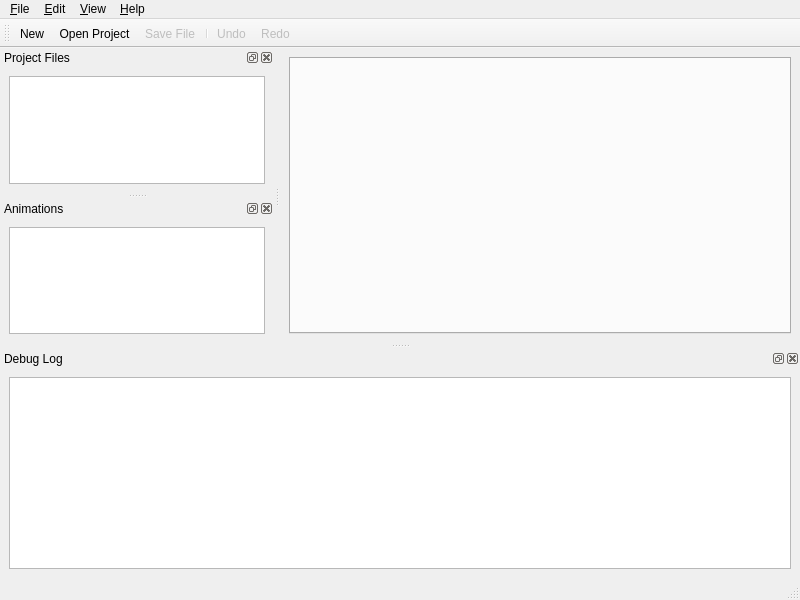
<?xml version="1.0" encoding="UTF-8"?>
<ui version="4.0">
 <class>MainWindow</class>
 <widget class="QMainWindow" name="MainWindow">
  <property name="geometry">
   <rect>
    <x>0</x>
    <y>0</y>
    <width>800</width>
    <height>600</height>
   </rect>
  </property>
  <property name="windowTitle">
   <string>Wombat Editor</string>
  </property>
  <property name="windowIcon">
   <iconset resource="rsrc.qrc">
    <normaloff>:/img/img/box.png</normaloff>:/img/img/box.png</iconset>
  </property>
  <property name="layoutDirection">
   <enum>Qt::LeftToRight</enum>
  </property>
  <property name="tabShape">
   <enum>QTabWidget::Rounded</enum>
  </property>
  <property name="dockOptions">
   <set>QMainWindow::AllowTabbedDocks|QMainWindow::AnimatedDocks</set>
  </property>
  <widget class="QWidget" name="centralwidget">
   <layout class="QHBoxLayout" name="horizontalLayout_2">
    <item>
     <widget class="QTabWidget" name="tabWidget">
      <property name="currentIndex">
       <number>-1</number>
      </property>
      <property name="documentMode">
       <bool>false</bool>
      </property>
      <property name="tabsClosable">
       <bool>true</bool>
      </property>
      <property name="movable">
       <bool>true</bool>
      </property>
     </widget>
    </item>
   </layout>
  </widget>
  <widget class="QStatusBar" name="statusbar"/>
  <widget class="QDockWidget" name="dockProjectFiles">
   <property name="windowIcon">
    <iconset>
     <normaloff>:/img/box.png</normaloff>:/img/box.png</iconset>
   </property>
   <property name="features">
    <set>QDockWidget::AllDockWidgetFeatures</set>
   </property>
   <property name="windowTitle">
    <string>Project Files</string>
   </property>
   <attribute name="dockWidgetArea">
    <number>1</number>
   </attribute>
   <widget class="QWidget" name="dockWidgetContents">
    <layout class="QVBoxLayout" name="verticalLayout">
     <item>
      <widget class="QTreeView" name="fileList">
       <property name="contextMenuPolicy">
        <enum>Qt::CustomContextMenu</enum>
       </property>
       <property name="dragEnabled">
        <bool>true</bool>
       </property>
       <property name="dragDropOverwriteMode">
        <bool>true</bool>
       </property>
       <property name="dragDropMode">
        <enum>QAbstractItemView::InternalMove</enum>
       </property>
       <property name="defaultDropAction">
        <enum>Qt::MoveAction</enum>
       </property>
      </widget>
     </item>
    </layout>
   </widget>
  </widget>
  <widget class="QToolBar" name="toolBar">
   <property name="windowTitle">
    <string>Tool Bar</string>
   </property>
   <attribute name="toolBarArea">
    <enum>TopToolBarArea</enum>
   </attribute>
   <attribute name="toolBarBreak">
    <bool>false</bool>
   </attribute>
   <addaction name="actionNewMenu"/>
   <addaction name="actionOpenProject"/>
   <addaction name="actionSave"/>
   <addaction name="separator"/>
   <addaction name="actionUndo"/>
   <addaction name="actionRedo"/>
  </widget>
  <widget class="QMenuBar" name="menubar">
   <property name="geometry">
    <rect>
     <x>0</x>
     <y>0</y>
     <width>800</width>
     <height>22</height>
    </rect>
   </property>
   <widget class="QMenu" name="menuFile">
    <property name="title">
     <string>&amp;File</string>
    </property>
    <addaction name="actionNewMenu"/>
    <addaction name="actionOpenProject"/>
    <addaction name="actionSave"/>
    <addaction name="actionSaveAll"/>
    <addaction name="actionQuit"/>
   </widget>
   <widget class="QMenu" name="menuHelp">
    <property name="title">
     <string>&amp;Help</string>
    </property>
    <addaction name="actionAbout"/>
   </widget>
   <widget class="QMenu" name="menuWindow">
    <property name="title">
     <string>&amp;View</string>
    </property>
    <addaction name="actionProjectFiles"/>
    <addaction name="actionAnimationEditor"/>
    <addaction name="actionDebugLog"/>
   </widget>
   <widget class="QMenu" name="menuEdit">
    <property name="title">
     <string>&amp;Edit</string>
    </property>
    <addaction name="actionUndo"/>
    <addaction name="actionRedo"/>
   </widget>
   <addaction name="menuFile"/>
   <addaction name="menuEdit"/>
   <addaction name="menuWindow"/>
   <addaction name="menuHelp"/>
  </widget>
  <widget class="QDockWidget" name="dockAnimationEditor">
   <property name="features">
    <set>QDockWidget::AllDockWidgetFeatures</set>
   </property>
   <property name="windowTitle">
    <string>Animations</string>
   </property>
   <attribute name="dockWidgetArea">
    <number>1</number>
   </attribute>
   <widget class="QWidget" name="dockWidgetContents_2">
    <layout class="QHBoxLayout" name="horizontalLayout">
     <item>
      <widget class="QTreeView" name="treeView"/>
     </item>
    </layout>
   </widget>
  </widget>
  <widget class="QDockWidget" name="dockDebug">
   <property name="minimumSize">
    <size>
     <width>450</width>
     <height>200</height>
    </size>
   </property>
   <property name="baseSize">
    <size>
     <width>150</width>
     <height>100</height>
    </size>
   </property>
   <property name="floating">
    <bool>true</bool>
   </property>
   <property name="windowTitle">
    <string>Debug Log</string>
   </property>
   <attribute name="dockWidgetArea">
    <number>8</number>
   </attribute>
   <widget class="QWidget" name="dockWidgetContents_6">
    <layout class="QHBoxLayout" name="horizontalLayout_3">
     <item>
      <widget class="QListWidget" name="listDebugLog"/>
     </item>
    </layout>
   </widget>
  </widget>
  <action name="actionSave">
   <property name="enabled">
    <bool>false</bool>
   </property>
   <property name="text">
    <string>&amp;Save File</string>
   </property>
   <property name="toolTip">
    <string>Save</string>
   </property>
   <property name="shortcut">
    <string>Ctrl+S</string>
   </property>
  </action>
  <action name="actionQuit">
   <property name="text">
    <string>&amp;Quit</string>
   </property>
   <property name="shortcut">
    <string>Ctrl+Q</string>
   </property>
  </action>
  <action name="actionNewMenu">
   <property name="text">
    <string>&amp;New...</string>
   </property>
   <property name="toolTip">
    <string>New...</string>
   </property>
   <property name="shortcut">
    <string>Ctrl+N</string>
   </property>
  </action>
  <action name="actionSaveAll">
   <property name="text">
    <string>Save &amp;All</string>
   </property>
   <property name="toolTip">
    <string>Save All</string>
   </property>
  </action>
  <action name="actionAbout">
   <property name="text">
    <string>&amp;About</string>
   </property>
  </action>
  <action name="actionProjectFiles">
   <property name="checkable">
    <bool>true</bool>
   </property>
   <property name="checked">
    <bool>true</bool>
   </property>
   <property name="text">
    <string>&amp;Project Files</string>
   </property>
   <property name="shortcut">
    <string>Ctrl+1</string>
   </property>
  </action>
  <action name="actionOpenProject">
   <property name="text">
    <string>&amp;Open Project</string>
   </property>
   <property name="shortcut">
    <string>Ctrl+O</string>
   </property>
  </action>
  <action name="actionUndo">
   <property name="enabled">
    <bool>false</bool>
   </property>
   <property name="text">
    <string>&amp;Undo</string>
   </property>
   <property name="shortcut">
    <string>Ctrl+Z</string>
   </property>
  </action>
  <action name="actionRedo">
   <property name="enabled">
    <bool>false</bool>
   </property>
   <property name="text">
    <string>&amp;Redo</string>
   </property>
   <property name="shortcut">
    <string>Ctrl+Y</string>
   </property>
  </action>
  <action name="actionClose_Tab">
   <property name="text">
    <string>Close Tab</string>
   </property>
   <property name="shortcut">
    <string>Ctrl+F4</string>
   </property>
  </action>
  <action name="actionAnimationEditor">
   <property name="checkable">
    <bool>true</bool>
   </property>
   <property name="checked">
    <bool>false</bool>
   </property>
   <property name="text">
    <string>&amp;Animation Editor</string>
   </property>
   <property name="shortcut">
    <string>Ctrl+2</string>
   </property>
  </action>
  <action name="actionDebugLog">
   <property name="checkable">
    <bool>true</bool>
   </property>
   <property name="checked">
    <bool>false</bool>
   </property>
   <property name="text">
    <string>&amp;Debug Log</string>
   </property>
   <property name="shortcut">
    <string>Ctrl+0</string>
   </property>
  </action>
 </widget>
 <resources>
  <include location="rsrc.qrc"/>
 </resources>
 <connections>
  <connection>
   <sender>actionQuit</sender>
   <signal>triggered()</signal>
   <receiver>MainWindow</receiver>
   <slot>close()</slot>
   <hints>
    <hint type="sourcelabel">
     <x>-1</x>
     <y>-1</y>
    </hint>
    <hint type="destinationlabel">
     <x>415</x>
     <y>308</y>
    </hint>
   </hints>
  </connection>
  <connection>
   <sender>actionProjectFiles</sender>
   <signal>toggled(bool)</signal>
   <receiver>dockProjectFiles</receiver>
   <slot>setVisible(bool)</slot>
   <hints>
    <hint type="sourcelabel">
     <x>-1</x>
     <y>-1</y>
    </hint>
    <hint type="destinationlabel">
     <x>120</x>
     <y>324</y>
    </hint>
   </hints>
  </connection>
  <connection>
   <sender>dockProjectFiles</sender>
   <signal>visibilityChanged(bool)</signal>
   <receiver>actionProjectFiles</receiver>
   <slot>setChecked(bool)</slot>
   <hints>
    <hint type="sourcelabel">
     <x>120</x>
     <y>324</y>
    </hint>
    <hint type="destinationlabel">
     <x>-1</x>
     <y>-1</y>
    </hint>
   </hints>
  </connection>
  <connection>
   <sender>actionNewMenu</sender>
   <signal>triggered()</signal>
   <receiver>MainWindow</receiver>
   <slot>newMenu()</slot>
   <hints>
    <hint type="sourcelabel">
     <x>-1</x>
     <y>-1</y>
    </hint>
    <hint type="destinationlabel">
     <x>399</x>
     <y>299</y>
    </hint>
   </hints>
  </connection>
  <connection>
   <sender>actionOpenProject</sender>
   <signal>triggered()</signal>
   <receiver>MainWindow</receiver>
   <slot>openProject()</slot>
   <hints>
    <hint type="sourcelabel">
     <x>-1</x>
     <y>-1</y>
    </hint>
    <hint type="destinationlabel">
     <x>399</x>
     <y>299</y>
    </hint>
   </hints>
  </connection>
  <connection>
   <sender>fileList</sender>
   <signal>activated(QModelIndex)</signal>
   <receiver>MainWindow</receiver>
   <slot>openFile(QModelIndex)</slot>
   <hints>
    <hint type="sourcelabel">
     <x>136</x>
     <y>325</y>
    </hint>
    <hint type="destinationlabel">
     <x>399</x>
     <y>299</y>
    </hint>
   </hints>
  </connection>
  <connection>
   <sender>actionSave</sender>
   <signal>triggered()</signal>
   <receiver>MainWindow</receiver>
   <slot>saveFile()</slot>
   <hints>
    <hint type="sourcelabel">
     <x>-1</x>
     <y>-1</y>
    </hint>
    <hint type="destinationlabel">
     <x>399</x>
     <y>299</y>
    </hint>
   </hints>
  </connection>
  <connection>
   <sender>actionUndo</sender>
   <signal>triggered()</signal>
   <receiver>MainWindow</receiver>
   <slot>undo()</slot>
   <hints>
    <hint type="sourcelabel">
     <x>-1</x>
     <y>-1</y>
    </hint>
    <hint type="destinationlabel">
     <x>399</x>
     <y>299</y>
    </hint>
   </hints>
  </connection>
  <connection>
   <sender>actionRedo</sender>
   <signal>triggered()</signal>
   <receiver>MainWindow</receiver>
   <slot>redo()</slot>
   <hints>
    <hint type="sourcelabel">
     <x>-1</x>
     <y>-1</y>
    </hint>
    <hint type="destinationlabel">
     <x>399</x>
     <y>299</y>
    </hint>
   </hints>
  </connection>
  <connection>
   <sender>tabWidget</sender>
   <signal>tabCloseRequested(int)</signal>
   <receiver>MainWindow</receiver>
   <slot>closeTab(int)</slot>
   <hints>
    <hint type="sourcelabel">
     <x>537</x>
     <y>316</y>
    </hint>
    <hint type="destinationlabel">
     <x>399</x>
     <y>299</y>
    </hint>
   </hints>
  </connection>
  <connection>
   <sender>actionAnimationEditor</sender>
   <signal>toggled(bool)</signal>
   <receiver>dockAnimationEditor</receiver>
   <slot>setVisible(bool)</slot>
   <hints>
    <hint type="sourcelabel">
     <x>-1</x>
     <y>-1</y>
    </hint>
    <hint type="destinationlabel">
     <x>886</x>
     <y>316</y>
    </hint>
   </hints>
  </connection>
  <connection>
   <sender>actionDebugLog</sender>
   <signal>toggled(bool)</signal>
   <receiver>dockDebug</receiver>
   <slot>setVisible(bool)</slot>
   <hints>
    <hint type="sourcelabel">
     <x>-1</x>
     <y>-1</y>
    </hint>
    <hint type="destinationlabel">
     <x>399</x>
     <y>463</y>
    </hint>
   </hints>
  </connection>
  <connection>
   <sender>tabWidget</sender>
   <signal>currentChanged(int)</signal>
   <receiver>MainWindow</receiver>
   <slot>changeTab()</slot>
   <hints>
    <hint type="sourcelabel">
     <x>537</x>
     <y>198</y>
    </hint>
    <hint type="destinationlabel">
     <x>399</x>
     <y>299</y>
    </hint>
   </hints>
  </connection>
 </connections>
 <slots>
  <slot>newMenu()</slot>
  <slot>openProject()</slot>
  <slot>import()</slot>
  <slot>openFile(QModelIndex)</slot>
  <slot>saveFile()</slot>
  <slot>undo()</slot>
  <slot>redo()</slot>
  <slot>closeTab(int)</slot>
  <slot>filePaneContextMenu(QPoint)</slot>
  <slot>closeCurrentTab()</slot>
  <slot>changeTab()</slot>
 </slots>
</ui>
